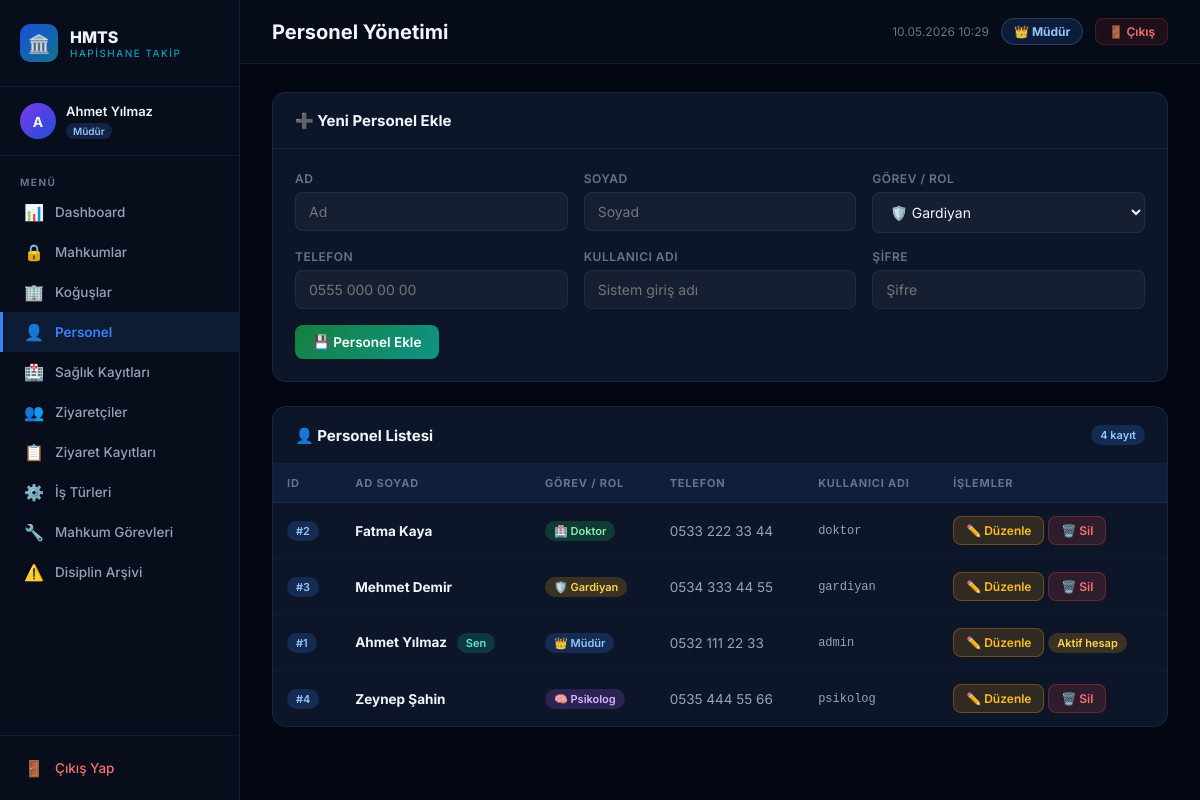
The app's page /frontend/personel.php (signed in) with its own data.
### tables this page shows
CREATE TABLE IF NOT EXISTS personel (
    personel_id    INT AUTO_INCREMENT PRIMARY KEY,
    ad             VARCHAR(100) NOT NULL,
    soyad          VARCHAR(100) NOT NULL,
    telefon        VARCHAR(20),
    gorev          VARCHAR(50) DEFAULT 'Gardiyan',
    kullanici_adi  VARCHAR(100) UNIQUE,
    sifre          VARCHAR(255)
);

### frontend/personel.php (the view, shortened to what this page needs)
<?php
require_once '../../backend/baglanti.php';
require_once '_layout.php';
$personeller = mysqli_query($baglanti, "SELECT * FROM personel ORDER BY gorev, ad");
?>
<div class="card" style="margin-bottom:24px;">
    <div class="card-header"><span class="card-title">➕ Yeni Personel Ekle</span></div>
    <div class="card-body">
        <form action="personel.php" method="GET">
            <div class="form-grid">
                <div class="form-group">
                    <label class="form-label">Ad</label>
                    <input class="form-control" type="text" name="ad" placeholder="Ad" required>
                </div>
                <div class="form-group">
                    <label class="form-label">Soyad</label>
                    <input class="form-control" type="text" name="soyad" placeholder="Soyad" required>
                </div>
                <div class="form-group">
                    <label class="form-label">Görev / Rol</label>
                    <select class="form-control" name="gorev">
                        <option value="Gardiyan" selected>🛡️ Gardiyan</option>
                    </select>
                </div>
                <div class="form-group">
                    <label class="form-label">Telefon</label>
                    <input class="form-control" type="text" name="telefon" placeholder="0555 000 00 00">
                </div>
                <div class="form-group">
                    <label class="form-label">Kullanıcı Adı</label>
                    <input class="form-control" type="text" name="kullanici_adi" placeholder="Sistem giriş adı">
                </div>
                <div class="form-group">
                    <label class="form-label">Şifre</label>
                    <input class="form-control" type="text" name="sifre" placeholder="Şifre">
                </div>
            </div>
            <div style="margin-top:16px;">
                <button type="submit" name="kaydet" value="1" class="btn btn-success">💾 Personel Ekle</button>
            </div>
        </form>
    </div>
</div>
<div class="card">
    <div class="card-header">
        <span class="card-title">👤 Personel Listesi</span>
        <span class="badge badge-blue"><?= mysqli_num_rows($personeller) ?> kayıt</span>
    </div>
    <div class="table-wrap">
        <table>
            <thead><tr><th>ID</th><th>Ad Soyad</th><th>Görev / Rol</th><th>Telefon</th><th>Kullanıcı Adı</th><th>İşlemler</th></tr></thead>
            <tbody>
            <?php if (mysqli_num_rows($personeller) === 0): ?>
                <tr><td colspan="6"><div class="empty-state"><div class="empty-icon">👤</div><p>Henüz personel kaydı yok.</p></div></td></tr>
            <?php else: while ($p = mysqli_fetch_assoc($personeller)):
                $gorev_renk = match($p['gorev'] ?? '') {
                    'Müdür'    => 'badge-blue',
                    'Doktor'   => 'badge-green',
                    'Gardiyan' => 'badge-yellow',
                    'Psikolog' => 'badge-purple',
                    default    => 'badge-teal'
                };
                $gorev_ikon = match($p['gorev'] ?? '') {
                    'Müdür'    => '👑',
                    'Doktor'   => '🏥',
                    'Gardiyan' => '🛡️',
                    'Psikolog' => '🧠',
                    default    => '📋'
                };
                $is_self = ($p['personel_id'] == ($_SESSION['hmts_user_id'] ?? 0));
            ?>
                <tr>
                    <td><span class="badge badge-blue">#<?= $p['personel_id'] ?></span></td>
                    <td>
                        <strong style="color:var(--text)"><?= htmlspecialchars($p['ad'] . ' ' . $p['soyad']) ?></strong>
                        <?php if ($is_self): ?><span class="badge badge-teal" style="margin-left:6px;">Sen</span><?php endif; ?>
                    </td>
                    <td><span class="badge <?= $gorev_renk ?>"><?= $gorev_ikon ?> <?= htmlspecialchars($p['gorev'] ?? '–') ?></span></td>
                    <td><?= htmlspecialchars($p['telefon'] ?? '–') ?></td>
                    <td style="font-family:monospace;font-size:12px;"><?= htmlspecialchars($p['kullanici_adi'] ?? '–') ?></td>
                    <td style="white-space:nowrap;">
                        <button onclick="doldurDuzenle(<?= htmlspecialchars(json_encode($p)) ?>)" class="btn btn-warning btn-sm">✏️ Düzenle</button>
                        <?php if (!$is_self): ?>
                        <a href="personel.php?sil=1&personel_id=<?= $p['personel_id'] ?>" class="btn btn-danger btn-sm" onclick="return confirm('Bu personeli silmek istediğinizden emin misiniz?')">🗑️ Sil</a>
                        <?php else: ?>
                        <span class="badge badge-yellow" style="font-size:11px;">Aktif hesap</span>
                        <?php endif; ?>
                    </td>
                </tr>
            <?php endwhile; endif; ?>
            </tbody>
        </table>
    </div>
</div>

### frontend/_layout.php (style rules this page uses)
*, *::before, *::after { box-sizing: border-box; margin: 0; padding: 0; }
:root { --sidebar-w: 240px; --primary: #3b82f6; --primary-d: #1d4ed8; --accent: #06b6d4; --success: #22c55e; --warning: #f59e0b; --danger: #ef4444; --bg-deep: #030712; --bg-sidebar: #070d1a; --bg-card: #0d1629; --bg-card2: #111d35; --border: rgba(59,130,246,0.15); --border-h: rgba(59,130,246,0.4); --text: #f1f5f9; --text-muted: #64748b; --text-sub: #94a3b8; }
html, body { height: 100%; }
body { font-family: 'Inter', sans-serif; background: var(--bg-deep); color: var(--text); display: flex; min-height: 100vh; }
.card { background: var(--bg-card); border: 1px solid var(--border); border-radius: 14px; overflow: hidden; }
.card-header { padding: 18px 22px; border-bottom: 1px solid var(--border); display: flex; align-items: center; justify-content: space-between; }
.card-title { font-size: 15px; font-weight: 700; color: var(--text); }
.card-body { padding: 22px; }
.form-grid { display: grid; grid-template-columns: repeat(auto-fit, minmax(220px,1fr)); gap: 16px; }
.form-group { display: flex; flex-direction: column; gap: 6px; }
.form-label { font-size: 12px; font-weight: 600; color: var(--text-muted); letter-spacing: 0.5px; text-transform: uppercase; }
.form-control { padding: 10px 13px; background: rgba(255,255,255,0.04); border: 1px solid var(--border); border-radius: 8px; color: var(--text); font-size: 14px; font-family: inherit; outline: none; transition: all 0.2s; }
.form-control option { background: #0d1629; color: var(--text); }
.btn { display: inline-flex; align-items: center; gap: 7px; padding: 9px 18px; border: none; border-radius: 8px; font-size: 13.5px; font-weight: 600; font-family: inherit; cursor: pointer; text-decoration: none; transition: all 0.2s; }
.btn-success { background: linear-gradient(135deg,#15803d,#0e9488); color:#fff; }
.btn-danger { background: rgba(239,68,68,0.15); color:#f87171; border:1px solid rgba(239,68,68,0.3); }
.btn-warning { background: rgba(245,158,11,0.15); color:#fbbf24; border:1px solid rgba(245,158,11,0.3); }
.btn-sm { padding: 6px 12px; font-size: 12px; }
.table-wrap { overflow-x: auto; }
table { width: 100%; border-collapse: collapse; }
thead tr { background: rgba(59,130,246,0.08); }
th { padding: 12px 14px; font-size: 11px; font-weight: 700; color: var(--text-muted); text-align: left; letter-spacing: 0.8px; text-transform: uppercase; border-bottom: 1px solid var(--border); white-space: nowrap; }
td { padding: 13px 14px; font-size: 13.5px; color: var(--text-sub); border-bottom: 1px solid rgba(59,130,246,0.06); }
tbody tr { transition: background 0.15s; }
tbody tr:last-child td { border-bottom: none; }
.badge { display: inline-flex; align-items: center; gap: 4px; padding: 3px 9px; border-radius: 20px; font-size: 11px; font-weight: 600; }
.badge-blue { background:rgba(59,130,246,0.2); color:#93c5fd; }
.badge-green { background:rgba(34,197,94,0.2); color:#86efac; }
.badge-yellow { background:rgba(245,158,11,0.2); color:#fcd34d; }
.badge-purple { background:rgba(168,85,247,0.2); color:#d8b4fe; }
.badge-teal { background:rgba(20,184,166,0.2); color:#5eead4; }

### records on screen
personel: personel_id "2", ad+soyad "Fatma Kaya", gorev "🏥", gorev "Doktor", telefon "0533 222 33 44", kullanici_adi "doktor"
personel: personel_id "3", ad+soyad "Mehmet Demir", gorev "🛡️", gorev "Gardiyan", telefon "0534 333 44 55", kullanici_adi "gardiyan"
personel: personel_id "1", ad+soyad "Ahmet Yılmaz", shows "Sen", gorev "👑", gorev "Müdür", telefon "0532 111 22 33", kullanici_adi "admin", shows "Aktif hesap"
personel: personel_id "4", ad+soyad "Zeynep Şahin", gorev "🧠", gorev "Psikolog", telefon "0535 444 55 66", kullanici_adi "psikolog"

### other values on screen
mb_substr($user_name, 0, 1) "A"
$user_name "Ahmet Yılmaz"
$user_role "Müdür"
$item['icon'] "📊"
$item['label'] "Dashboard"
$item['icon'] "🔒"
$item['label'] "Mahkumlar"
$item['icon'] "🏢"
$item['label'] "Koğuşlar"
$item['icon'] "👤"
$item['label'] "Personel"
$item['icon'] "🏥"
$item['label'] "Sağlık Kayıtları"
$item['icon'] "👥"
$item['label'] "Ziyaretçiler"
